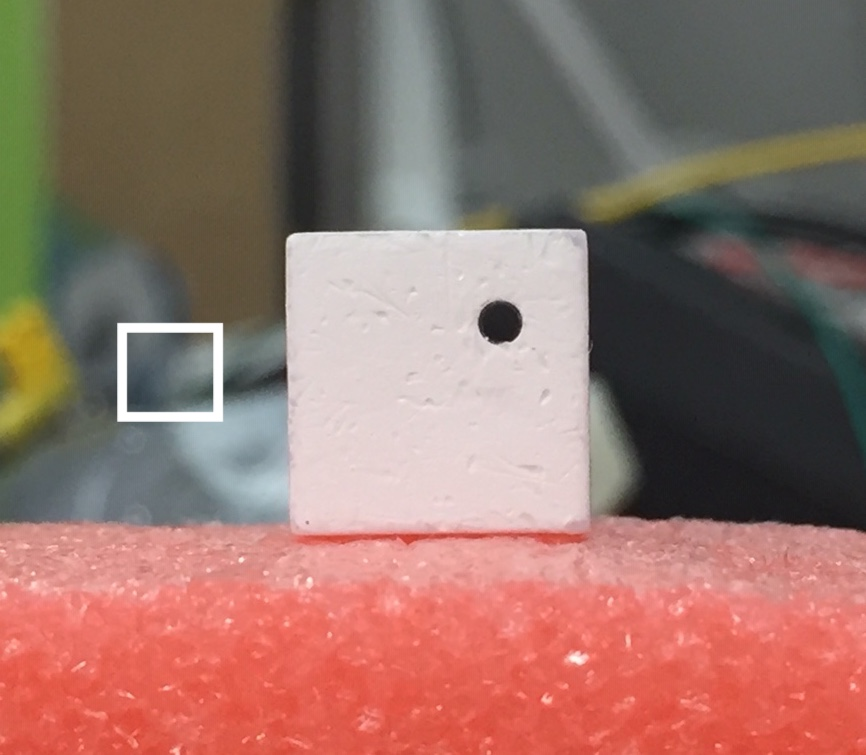
#> input picture imageRecognition_v190812/cube2.jpg, 866 x 755 px
$ python recog.py
#> lines starting #> are read from the running program, lines starting #| are printed output that depends on the picture; after the words box and inside, x2 and y2 are one past the last pixel; in counts of white or black regions, pixels touching at a corner belong together
# coding: utf-8

#Python の実行を Ctrl-C で終了させる（SIGINTに反応する）
import signal
signal.signal(signal.SIGINT, signal.SIG_DFL)

import time

import cv2
import numpy as np
import matplotlib.pyplot as plt
#from matplotlib import pyplot as plt
from matplotlib.patches import Polygon


###### 画像情報
def get_FigureInfo(img):
    height, width, ch = img.shape
    # 画素数 = 幅 * 高さ
    size = width * height
    # 情報表示
    print("幅：", width)
    print("高さ：", height)
    print("チャンネル数:", ch)
    print("画素数:", size)
    print("データ型：", img.dtype)
    # 1chずつ表示
    #print("Bの画素値：\n", img[:,:,0])
    #print("Gの画素値：\n", img[:,:,1])
    #print("Rの画素値：\n", img[:,:,2])

def set_ResizeFigure(img, scale):
    height = img.shape[0]
    width  = img.shape[1]
    img = cv2.resize(img , (int(width*scale), int(height*scale)))
    return img

###### 閾値処理
def draw_TypicalThresholdProcessing(img,imgG):
    print("#call draw_TypicalThresholdProcessing")
    #fig, ax = plt.subplots(2, 3, figsize=(12, 9), sharex=True, sharey=True)
    #nrow, ncol = ax.shape # nrow=2, ncol=3
    ret,th1 = cv2.threshold(imgG,127,256,cv2.THRESH_BINARY)
    ret,th2 = cv2.threshold(imgG,127,256,cv2.THRESH_BINARY_INV)
    ret,th3 = cv2.threshold(imgG,127,256,cv2.THRESH_TRUNC)
    ret,th4 = cv2.threshold(imgG,127,256,cv2.THRESH_TOZERO)
    ret,th5 = cv2.threshold(imgG,127,256,cv2.THRESH_TOZERO_INV)
    titles = ['Original', 'BINARY', 'BINARY_INV', 'TRUNC', 'TOZERO', 'TOZERO_INV']
    images = [img, th1, th2, th3, th4, th5]
    plt.figure(figsize=(8, 4), dpi=100)
    for i in range(6):
        plt.subplot(2,3,i+1)
        plt.imshow(images[i],'gray')
        plt.title(titles[i])
        plt.axis('off')
        plt.xticks([])
        plt.yticks([])

#####
def get_ExtractionGrayScaleSimpleThreshould(imgG, lim):
    ret,th1 = cv2.threshold(imgG,lim,256,cv2.THRESH_TRUNC)
    #ret,th1 = cv2.threshold(imgG,lim,256,cv2.THRESH_TRUNC)
    # 情報抽出
    height, width = th1.shape
    # 画素数 = 幅 * 高さ
    size = width * height
    # 情報表示
    print("幅：", width)
    print("高さ：", height)
    xw1 = []  # 結果を入れるリストを用意
    yw1 = []  # 結果を入れるリストを用意
    for i in range(width):
        v1 = th1[int(height/10*5),i] # 画素値 x,y
        xw1.append(i )  # 結果を追加
        yw1.append(v1)  # 結果を追加
        print(i, v1)  # y,x
    fig = plt.figure(figsize=(8, 4), dpi=100)
    fig.suptitle('White Extraction', fontsize=24)
    #plt.title("White Extraction")
    plt.subplot(1,2,1)
    plt.axis('off')
    plt.imshow(th1,'gray') # need 'gray' for drawing w/ gray scale
    plt.subplot(1,2,2)
    plt.plot(xw1, yw1, marker="o", color = "red", linestyle = "--")
    # [4 lines of commented-out code are left out]
    return th1

##### BGRでの白色抽出
def get_ExtractionRGB(img, lim):
    print("#call get_ExtractionRGB")
    bgrLower = np.array([lim, lim, lim])    # 抽出する色の下限(BGR)
    bgrUpper = np.array([256, 256, 256])    # 抽出する色の上限(BGR)
    img_mask = cv2.inRange(img, bgrLower, bgrUpper) # BGRからマスクを作成
    result = cv2.bitwise_and(img, img, mask=img_mask) # 元画像とマスクを合成
    fig = plt.figure(figsize=(8, 6), dpi=100)
    fig.suptitle('White Extraction', fontsize=24)
    #plt.title("White Extraction")
    plt.axis('off')
    plt.imshow(result)
    #cv2.imshow("Show Image", result)
    #cv2.waitKey(0)
    #cv2.destroyAllWindows()
    return result

##### 画像抜き出し
def get_TrimmedFigure(img,y1,y2,x1,x2):
    print("#call get_TrimmedFigure")
    trimmed = img[y1:y2,x1:x2]
    fig = plt.figure(figsize=(8, 6), dpi=100)
    fig.suptitle('Trimmed Figure', fontsize=24)
    plt.axis('off')
    plt.imshow(trimmed)
    #cv2.imshow("Show Image", img)
    #cv2.waitKey(0)
    #cv2.destroyAllWindows()
    return trimmed

##### ハフ変換による円検出
def detect_HoughCircles(img, col):
    print("\n#call detect_HoughCircles")
    if col == 1 :
        print("figure is colored")
        gray = cv2.cvtColor(img, cv2.COLOR_BGR2GRAY)
    else :
        gray = img
    gray = cv2.medianBlur(gray, 5)
    # [5 lines of commented-out code are left out]
    circles = cv2.HoughCircles(gray, cv2.HOUGH_GRADIENT, 1, 20, param1=50,param2=30,minRadius=0,maxRadius=0)
    #circles = cv2.HoughCircles(gray, cv2.HOUGH_GRADIENT, 1, 20, param1=30,param2=15,minRadius=0,maxRadius=0)
    circles = np.squeeze(circles, axis=0)  # (1, N, 3) -> (N, 3)
    # 描画する。
    fig = plt.figure(figsize=(8, 6), dpi=100)
    fig.suptitle('Hough Circles', fontsize=24)
    if circles is not None:
        for x, y, radius in np.rint(circles).astype(int):
            print('center: ({}, {}), radius: {}'.format(x, y, radius))
            cv2.circle(img, (x, y), radius, (10,250, 10), 3)
            cv2.circle(img, (x, y), 2,      (10, 10,250), 3)
    #cv2.imshow("Show Image2", img )
    #cv2.waitKey(0)
    #cv2.destroyAllWindows()
    plt.axis('off')
    plt.imshow(cv2.cvtColor(img, cv2.COLOR_BGR2RGB))

##### BGRでの白色抽出したものに、輪郭抽出
def detect_Outline_wColFigure(img, col, thre):
    print("\n#call detect_Outline_wColFigure")
    if col == 1 :
        print("figure is colored")
        # グレースケールに変換する。
        convGray = cv2.cvtColor(img, cv2.COLOR_BGR2GRAY)
        #convGray = cv2.cvtColor(extractWide, cv2.COLOR_BGR2GRAY)
    else :
        convGray = img
    # 輪郭を抽出する。
    # http://pynote.hatenablog.com/entry/opencv-findcontours
    #contours, hierarchy = cv2.findContours(convGray, cv2.RETR_EXTERNAL, cv2.CHAIN_APPROX_SIMPLE)
    contours, hierarchy = cv2.findContours(convGray, cv2.RETR_EXTERNAL, cv2.CHAIN_APPROX_NONE)
    # draw
    fig, ax = plt.subplots(figsize=(8, 6), dpi=100)
    ax.imshow(img)  # 画像を表示する。
    ax.set_axis_off()
    #print(contours)
    for i, cnt in enumerate(contours):
        # 形状を変更する。(NumPoints, 1, 2) -> (NumPoints, 2)
        cnt = cnt.squeeze(axis=1)
        # 輪郭の周囲の長さ、面積を計算する。
        arclen = cv2.arcLength(cnt, True) # 対象領域が閉曲線の場合、True
        arcare = cv2.contourArea(contours[i])
        print('arc length of contour {}: {:.2f}, {:.2f}'.format(i, arclen, arcare))
        if arclen < thre:
            #print('100 < num')
            continue
        # 輪郭の点同士を結ぶ線を描画する。
        #ax.add_patch(Polygon(cnt, color="b", fill=None, lw=2))
        # 輪郭の点を描画する。
        ax.plot(cnt[:, 0], cnt[:, 1], "ro", mew=0, ms=2)
        # 輪郭の番号を描画する。
        ax.text(cnt[0][0], cnt[0][1], i, color="orange", size="20")


def get_PixelValues(img, col):
    print("\n#call get_PixelValues")
    if col == 1 :
        print("figure is colored")
        # グレースケールに変換する。
        gray = cv2.cvtColor(img, cv2.COLOR_BGR2GRAY)
        #convGray = cv2.cvtColor(extractWide, cv2.COLOR_BGR2GRAY)
    else :
        gray = img
    fig, ax = plt.subplots(figsize=(12, 4), dpi=100)
    #### 画像情報
    plt.subplot(1,3,1),
    plt.axis('off'),
    plt.imshow(gray,'gray')
    #height, width, ch = extractWide.shape
    height, width = gray.shape
    size = width * height # 画素数 = 幅 * 高さ
    # 情報表示
    print("幅：", width)
    print("高さ：", height)

    xw1 = []  # 結果を入れるリストを用意
    yw1 = []  # 結果を入れるリストを用意
    yw2 = []  # 結果を入れるリストを用意
    yw3 = []  # 結果を入れるリストを用意
    for i in range(width):
        v1 = gray[int(height/10*2),i] # 画素値 x,y
        v2 = gray[int(height/10*5),i] # 画素値 x,y
        v3 = gray[int(height/10*8),i] # 画素値 x,y
        xw1.append(i )  # 結果を追加
        yw1.append(v1)  # 結果を追加
        yw2.append(v2)  # 結果を追加
        yw3.append(v3)  # 結果を追加
        #print(i, v1, v2, v3)  # y,x
    xh1 = []  # 結果を入れるリストを用意
    yh1 = []  # 結果を入れるリストを用意
    yh2 = []  # 結果を入れるリストを用意
    yh3 = []  # 結果を入れるリストを用意
    for i in range(height):
        v1 = gray[i,int(width/10*2)] # 画素値 x,y
        v2 = gray[i,int(width/10*5)] # 画素値 x,y
        v3 = gray[i,int(width/10*8)] # 画素値 x,y
        xh1.append(i )  # 結果を追加
        yh1.append(v1)  # 結果を追加
        yh2.append(v2)  # 結果を追加
        yh3.append(v3)  # 結果を追加
        #print(i, v1, v2, v3)  # y,x

    plt.subplot(1,3,2)
    plt.plot(xw1, yw1, marker="o", markersize=4, color = "red", linestyle = "--")
    plt.plot(xw1, yw2, marker="o", markersize=4, color = "blue", linestyle = "--")
    plt.plot(xw1, yw3, marker="o", markersize=4, color = "green", linestyle = "--")
    plt.subplot(1,3,3)
    plt.plot(xh1, yh1, marker="o", markersize=4, color = "red", linestyle = "--")
    plt.plot(xh1, yh2, marker="o", markersize=4, color = "blue", linestyle = "--")
    plt.plot(xh1, yh3, marker="o", markersize=4, color = "green", linestyle = "--")


def main():
    start = time.time()

    imgG= cv2.imread('cube2.jpg',0)
#> imgG: shape (755, 866); min 16, max 255, mean 124.1
    img = cv2.imread('cube2.jpg',1)
#> img is the input picture: shape (755, 866, 3); mean B, G, R 105.7, 114.6, 149.7
    img = cv2.split(img)
    img = cv2.merge((img[2],img[1],img[0])) # => bgr
    #hsv = cv2.cvtColor(img, cv2.COLOR_BGR2HSV)

    get_FigureInfo(img)
#| 幅： 866
#| 高さ： 755
#| チャンネル数: 3
#| 画素数: 653830
#| データ型： uint8

    draw_TypicalThresholdProcessing(img,imgG) # input gray scale
#> in draw_TypicalThresholdProcessing, `ret,th1 = cv2.threshold(imgG,127,256,cv2.THRESH_BINARY)`:
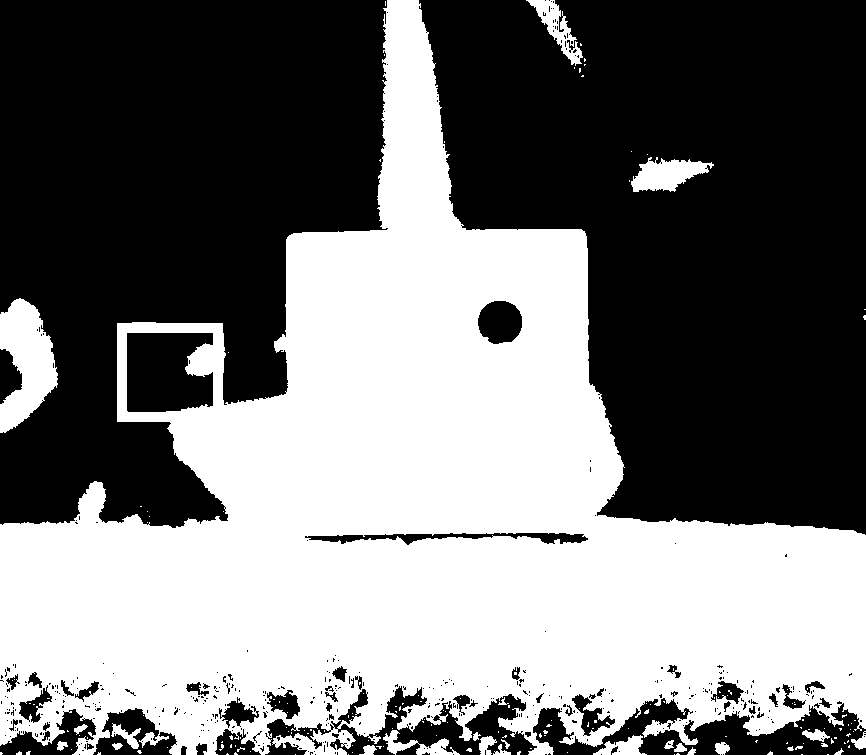
#> th1: shape (755, 866); 46% white; 174 white regions (148 under 20 px), largest, box (x1, y1, x2, y2) and area: (0, 0, 866, 755) 289285, (0, 298, 58, 433) 4793, (631, 157, 714, 192) 1705
    #plt.show()

    '''
    # cube2.jpg :
    # BGRでの白色抽出
    result = get_ExtractionRGB(img,155)
    # 画像抜き出し
    extract = get_TrimmedFigure(img,   200,478,266,545) # 左上0,0: y1,y2,x1,x2
    extractWide= get_TrimmedFigure(result,120,578,146,635) # 左上0,0: y1,y2,x1,x2
    extractLeft= get_TrimmedFigure(result,200,593,  0,340) # 左上0,0: y1,y2,x1,x2
    # ハフ変換による円検出
    detect_HoughCircles(extract, 1)
    # 輪郭検出
    detect_Outline_wColFigure(extractWide, 1, 600)

    detect_Outline_wColFigure(extractLeft, 1, 200)

    get_PixelValues(extractWide, 1)
    '''

    #'''
    # cube1.jpg :
    img = set_ResizeFigure(img,0.5)
    # BGRでの白色抽出
    result = get_ExtractionRGB(img,105)
#> in get_ExtractionRGB, `img_mask = cv2.inRange(img, bgrLower, bgrUpper)`: img_mask: shape (377, 433); 36.1% white; 121 white regions (107 under 20 px)
#> in get_ExtractionRGB, `result = cv2.bitwise_and(img, img, mask=img_mask)`:
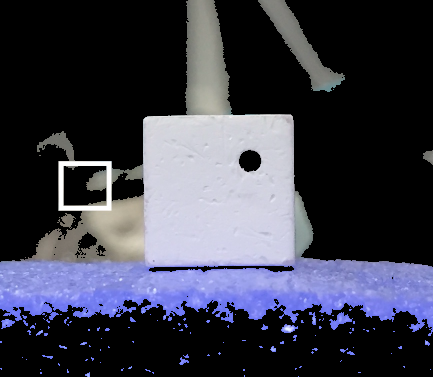
#> result: shape (377, 433, 3); mean of channels 0, 1, 2 73.6, 60.3, 59.4; drawn as B, G, R
    #result = get_ExtractionGrayScaleSimpleThreshould(imgG,160) # input gray scaled picture
    # 画像抜き出し
    extract = get_TrimmedFigure(img,   160,353,160,353) # 左上0,0: y1,y2,x1,x2
    extractWide= get_TrimmedFigure(result,120,393,120,393) # 左上0,0: y1,y2,x1,x2
    extractLeft= get_TrimmedFigure(result,0,393,0,120) # 左上0,0: y1,y2,x1,x2
    # ハフ変換による円検出
    detect_HoughCircles(extract, 1)
#> in detect_HoughCircles, `gray = cv2.cvtColor(img, cv2.COLOR_BGR2GRAY)`:
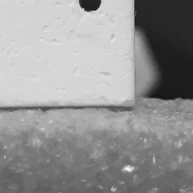
#> gray: shape (193, 193); min 17, max 244, mean 148.3
#> in detect_HoughCircles, `circles = cv2.HoughCircles(gray, cv2.HOUGH_GRADIENT, 1, 20, param1=50,..`: circles = [[123.5, 75.5, 35.8], [106.5, 59.5, 46], [104.5, 82.5, 47.8]]
#> the loop in detect_HoughCircles, `for x, y, radius in np.rint(circles).astype(int):` made 3 passes
#> (x, y, radius) on passes 1 to 3: (124, 76, 36), (106, 60, 46), (104, 82, 48)
#| center: (124, 76), radius: 36
#| center: (106, 60), radius: 46
#| center: (104, 82), radius: 48
#> after the loop in detect_HoughCircles, `for x, y, radius in np.rint(circles).astype(int):`:
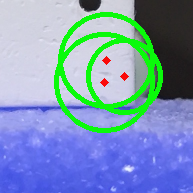
#> img: shape (193, 193, 3); mean of channels 0, 1, 2 181.7, 151.3, 124; drawn as B, G, R
    # 輪郭検出
    detect_Outline_wColFigure(extractWide, 1, 500)
#> in detect_Outline_wColFigure, `convGray = cv2.cvtColor(img, cv2.COLOR_BGR2GRAY)`:
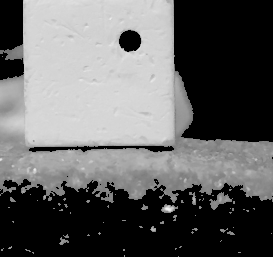
#> convGray: shape (257, 273); min 0, max 244, mean 98.1
#> in detect_Outline_wColFigure, `contours, hierarchy = cv2.findContours(convGray, cv2.RETR_EXTERNAL, cv..`: contours = 63 contours, 58 with area under 20; largest, box (x1, y1, x2, y2) and area: (0, 0, 273, 203) 36924, (209, 192, 233, 210) 152, (161, 204, 178, 213) 81, (189, 192, 196, 205) 30, (59, 237, 69, 245) 26
#> the loop in detect_Outline_wColFigure, `for i, cnt in enumerate(contours):` made 63 passes
#> (cnt, arclen, arcare) on passes 1, 2, 3, 4, 5, 7, 9, 11, 13, 15, 16: ([[178, 256]], 0, 0), ([[124, 255], [124, 256]], 2, 0), ([[238, 252], [239, 252], [240, 252], [239, 252]], 4, 0), ([[32, 252], [33, 253], [33, 252]], 3.41, 0.5), ([[123, 249], [123, 250], [124, 250], [124, 249]], 4, 1), ([[175, 248], [175, 249], [176, 248]], 3.41, 0.5), ([[180, 246], [179, 247], [180, 247], [181, 246]], 4.83, 1), ([[221, 240], [220, 241]], 2.83, 0), ([[88, 234], [87, 235], [88, 235], [89, 235]], 4.83, 1), ([[271, 233]], 0, 0), ([[99, 232], [98, 233], [99, 234], [100, 233]], 5.66, 2)
#> (arclen, arcare) on passes 6, 8, 10, 12, 14, 17: (11.66, 2), (6.83, 1), (8.24, 2.5), (28.97, 26), (14.49, 6), (17.07, 11.5)
#| arc length of contour 0: 0.00, 0.00
#| arc length of contour 1: 2.00, 0.00
#| arc length of contour 2: 4.00, 0.00
#| arc length of contour 3: 3.41, 0.50
#| arc length of contour 4: 4.00, 1.00
#| arc length of contour 5: 11.66, 2.00
#| arc length of contour 6: 3.41, 0.50
#| arc length of contour 7: 6.83, 1.00
#> (further printed lines are left out)

    detect_Outline_wColFigure(extractLeft, 1,   0)
#> call 2 of detect_Outline_wColFigure, with col = 1, thre = 0
#> in detect_Outline_wColFigure (call 2), `convGray = cv2.cvtColor(img, cv2.COLOR_BGR2GRAY)`:
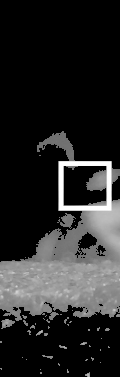
#> convGray: shape (377, 120); min 0, max 255, mean 39.3
#> in detect_Outline_wColFigure (call 2), `contours, hierarchy = cv2.findContours(convGray, cv2.RETR_EXTERNAL, cv..`: contours = 48 contours, 45 with area under 20; largest, box (x1, y1, x2, y2) and area: (0, 131, 120, 321) 12496, (57, 213, 76, 229) 114, (1, 319, 15, 329) 68
#> the loop in detect_Outline_wColFigure (call 2), `for i, cnt in enumerate(contours):` made 48 passes
#> (cnt, arclen, arcare) on passes 2, 4, 5, 6, 7, 8, 9, 11, 13, 14, 15, 18: ([[40, 372], [40, 373], [41, 373], [41, 372]], 4, 1), ([[40, 369]], 0, 0), ([[0, 368], [1, 369], [1, 368]], 3.41, 0.5), ([[58, 363], [58, 364], [59, 365], [59, 364]], 4.83, 1), ([[100, 362]], 0, 0), ([[86, 359], [85, 360], [86, 360], [87, 359]], 4.83, 1), ([[26, 359]], 0, 0), ([[22, 357]], 0, 0), ([[100, 349], [100, 350]], 2, 0), ([[108, 346], [108, 347], [109, 347]], 3.41, 0.5), ([[89, 345], [89, 346], [90, 346]], 3.41, 0.5), ([[0, 341], [0, 342], [1, 342], [1, 341]], 4, 1)
#> (arclen, arcare) on passes 1, 3, 10, 12, 16, 17: (14.24, 9.5), (7.41, 1.5), (8.24, 2.5), (23.07, 9.5), (17.66, 9), (14.24, 7.5)
#| arc length of contour 0: 14.24, 9.50
#| arc length of contour 1: 4.00, 1.00
#| arc length of contour 2: 7.41, 1.50
#| arc length of contour 3: 0.00, 0.00
#| arc length of contour 4: 3.41, 0.50
#| arc length of contour 5: 4.83, 1.00
#| arc length of contour 6: 0.00, 0.00
#| arc length of contour 7: 4.83, 1.00
#> (further printed lines are left out)

    get_PixelValues(extractWide, 1)
#| 幅： 273
#| 高さ： 257
#> the loop in get_PixelValues, `for i in range(width):` made 273 passes
#> (v1, v2, v3) on passes 1 to 3: (112, 171, 0), (113, 171, 0), (112, 173, 0)
#> after the loop in get_PixelValues, `for i in range(width):`: xw1 = 273 values from 0 to 272; yw1 = 273 values, max 219 at index 135, min 0 at index 127, mean 122.9; yw2 = 273 values, max 216 at index 33, min 0 at index 188, mean 139.9; yw3 = 273 values, max 179 at index 168, min 0 at index 0, mean 11.09
#> the loop in get_PixelValues, `for i in range(height):` made 257 passes
#> (v1, v2) on passes 1 to 3: (217, 211), (217, 208), (216, 209)
#> after the loop in get_PixelValues, `for i in range(height):`: xh1 = 257 values from 0 to 256; yh1 = 257 values, max 218 at index 82, min 0 at index 147, mean 146.5; yh2 = 257 values, max 217 at index 113, min 0 at index 32, mean 134.4; yh3 = 257 values, max 168 at index 162, min 0 at index 0, mean 34.7
    #'''

    elapsed_time = time.time() - start
    print ("elapsed_time:{0}".format(elapsed_time) + "[sec]")

    plt.show()
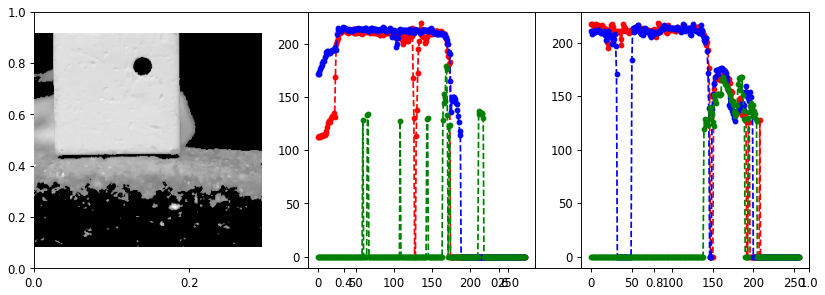
#> figure drawn by matplotlib, 3 panels; panel 2: curve peaks at x = 135, y = 219; panel 2: curve peaks at x = 33, y = 216; panel 2: curve peaks at x = 168, y = 179; panel 3: curve peaks at x = 82, y = 218

if __name__ == "__main__":
    main()

$ run again, with imageRecognition_v190812/cube1.jpg copied over imageRecognition_v190812/cube2.jpg
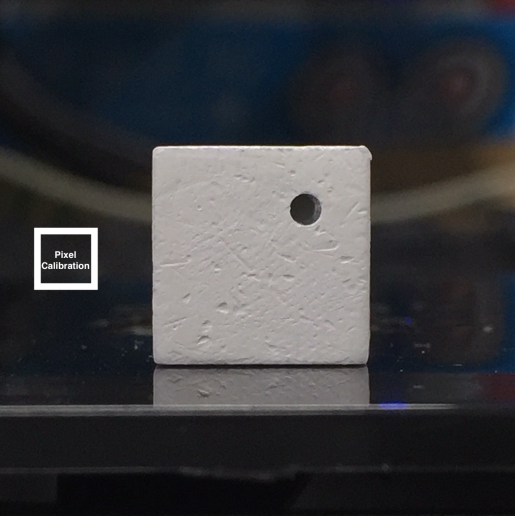
#> input picture imageRecognition_v190812/cube1.jpg, 1030 x 1032 px (shown at 1/2 size)
#> in main, img is the input picture: shape (1032, 1030, 3); mean B, G, R 61.3, 58.8, 58.3
#| 幅： 1030
#| 高さ： 1032
#| チャンネル数: 3
#| 画素数: 1062960
#| データ型： uint8
#> th1: shape (1032, 1030); 18.2% white; 64 white regions (39 under 20 px), largest, box (x1, y1, x2, y2) and area: (304, 291, 744, 728) 184465, (68, 455, 196, 580) 6296, (316, 808, 731, 814) 1564
#> img_mask: shape (516, 515); 20.9% white; 51 white regions (43 under 20 px)
#> trimmed: shape (273, 273, 3)
#> trimmed: shape (393, 120, 3)
#> circles = [[144.5, 47.5, 15]]
#> the loop in detect_HoughCircles, `for x, y, radius in np.rint(circles).astype(int):` made 1 pass
#> (x, y, radius) on pass 1: (144, 48, 15)
#> (printed output is left out)
#> after the loop in detect_HoughCircles, `for x, y, radius in np.rint(circles).astype(int):`:
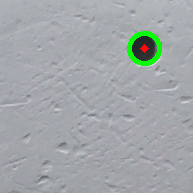
#> img: shape (193, 193, 3); mean of channels 0, 1, 2 169, 167.1, 161.6; drawn as B, G, R
#> contours = 10 contours, 8 with area under 20; largest, box (x1, y1, x2, y2) and area: (32, 25, 252, 244) 46892, (34, 250, 245, 273) 3544
#> the loop in detect_Outline_wColFigure, `for i, cnt in enumerate(contours):` made 10 passes
#> (cnt, arclen, arcare) on passes 2, 3, 4, 5, 6, 9: ([[38, 256]], 0, 0), ([[229, 254]], 0, 0), ([[34, 254]], 0, 0), ([[137, 251]], 0, 0), ([[178, 250], [179, 250]], 2, 0), ([[117, 250], [118, 250], [119, 250], [118, 250]], 4, 0)
#> (printed output is left out)
#> convGray: shape (393, 120)
#> contours = 1 contour; box (x1, y1, x2, y2) and area: (34, 228, 98, 290) 3843
#> the loop in detect_Outline_wColFigure (call 2), `for i, cnt in enumerate(contours):` made 1 pass
#> (arclen, arcare) on pass 1: (248, 3843)
#> (printed output is left out)
#| 幅： 273
#| 高さ： 273
#> the loop in get_PixelValues, `for i in range(width):` made 273 passes
#> (v1, v2, v3) on passes 1 to 3: (0, 0, 0), (0, 0, 0), (0, 0, 0)
#> after the loop in get_PixelValues, `for i in range(width):`: xw1 = 273 values from 0 to 272; yw1 = 273 values, max 191 at index 173, min 0 at index 0, mean 138.4; yw2 = 273 values, max 182 at index 159, min 0 at index 0, mean 131.5; yw3 = 273 values, max 178 at index 134, min 0 at index 0, mean 128.1
#> the loop in get_PixelValues, `for i in range(height):` made 273 passes
#> after the loop in get_PixelValues, `for i in range(height):`: xh1 = 273 values from 0 to 272; yh1 = 273 values, max 236 at index 27, min 0 at index 0, mean 138.7; yh2 = 273 values, max 253 at index 27, min 0 at index 0, mean 142.3; yh3 = 273 values, max 238 at index 27, min 0 at index 0, mean 143.5
#> in main, `plt.show()`:
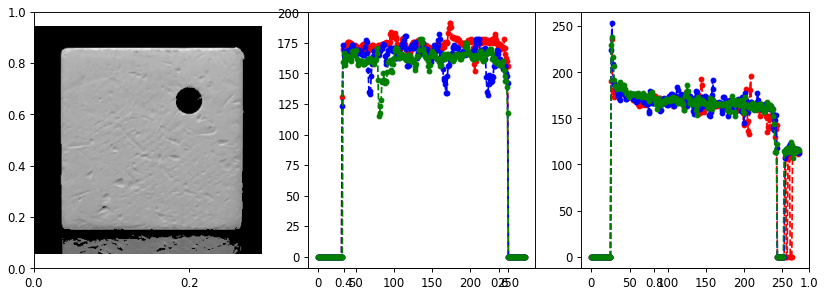
#> figure drawn by matplotlib, 3 panels; panel 2: curve peaks at x = 173, y = 191; panel 2: curve peaks at x = 159, y = 182; panel 2: curve peaks at x = 134, y = 178; panel 3: curve peaks at x = 27, y = 236
